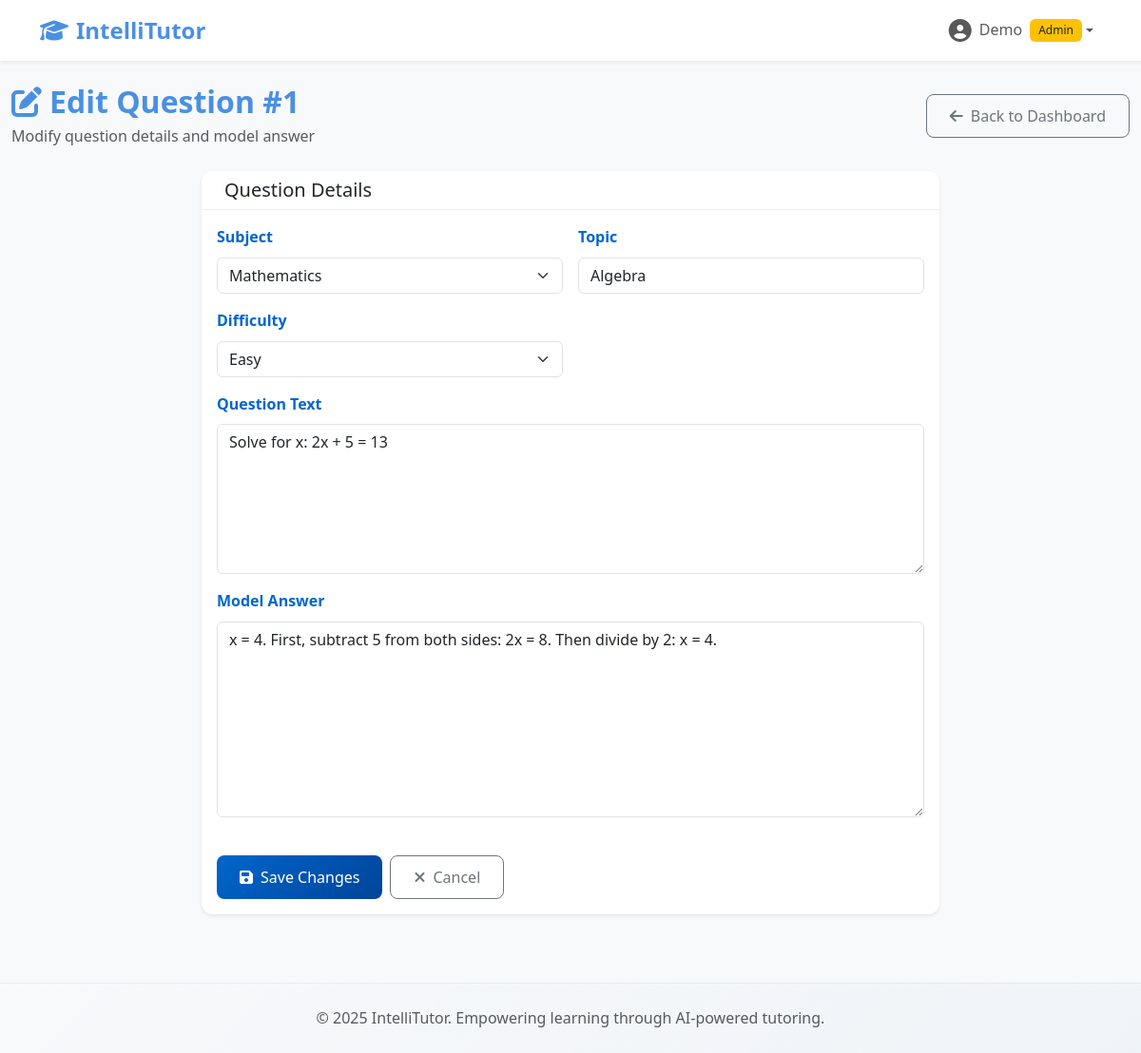
Page /admin/question/1/edit (signed in) on the committed database.
### models.py (models this page shows, shortened)
class User(UserMixin, db.Model):
    __tablename__ = 'users'
    id = db.Column(db.Integer, primary_key=True)
    username = db.Column(db.String(80), unique=True, nullable=False)
    email = db.Column(db.String(120), unique=True, nullable=False)
    password_hash = db.Column(db.String(256), nullable=False)
    first_name = db.Column(db.String(50), nullable=True)
    last_name = db.Column(db.String(50), nullable=True)
    role = db.Column(db.String(20), default='student')  # 'student' or 'admin'
    questions_attempted = db.Column(db.Integer, default=0)
    questions_correct = db.Column(db.Integer, default=0)
    total_score = db.Column(db.Integer, default=0)
    badges = db.Column(db.Integer, default=0)
    created_at = db.Column(db.DateTime, default=datetime.now)
    updated_at = db.Column(db.DateTime, default=datetime.now, onupdate=datetime.now)

class Question(db.Model):
    __tablename__ = 'questions'
    id = db.Column(db.Integer, primary_key=True)
    subject = db.Column(db.String(100), nullable=False)
    topic = db.Column(db.String(100), nullable=False)
    question_text = db.Column(db.Text, nullable=False)
    model_answer = db.Column(db.Text, nullable=False)
    difficulty = db.Column(db.String(20), default='medium')  # easy, medium, hard
    created_at = db.Column(db.DateTime, default=datetime.now)

### routes.py (the view, shortened to what this page needs)
@app.route('/admin/question/<int:question_id>/edit', methods=['GET', 'POST'])
@require_admin
def edit_question(question_id):
    question = Question.query.get_or_404(question_id)
    return render_template('admin_edit_question.html',
                         question=question,
                         subjects=get_all_subjects_from_db())

### auth.py (called while the page is built)
@login_manager.user_loader
def load_user(user_id):
    return User.query.get(int(user_id))

def require_admin(f):
    @wraps(f)
    def decorated_function(*args, **kwargs):
        if not current_user.is_authenticated:
            return redirect(url_for('auth.login', next=request.url))
        if current_user.role != 'admin':
            flash('Access denied. Admin privileges required.', 'error')
            return redirect(url_for('student_dashboard'))
        return f(*args, **kwargs)
    return decorated_function

### routes.py (called while the page is built)
def get_all_subjects_from_db():
    db_subjects = db.session.query(Question.subject).distinct().all()
    if db_subjects:
        subjects = [s[0] for s in db_subjects]
        return subjects
    else:
        return get_all_subjects()

@app.before_request
def make_session_permanent():
    session.permanent = True

### templates/admin_edit_question.html (shortened to what this page needs)
{% extends "base.html" %}
{% block content %}
<div class="container-fluid py-4">
    <div class="row mb-4">
        <div class="col-12">
            <div class="d-flex justify-content-between align-items-center">
                <div>
                    <h2 class="fw-bold text-primary mb-1">
                        <i class="fas fa-edit me-2"></i>Edit Question #{{ question.id }}
                    </h2>
                    <p class="text-muted mb-0">Modify question details and model answer</p>
                </div>
                <div>
                    <a href="{{ url_for('admin_dashboard') }}" class="btn btn-outline-secondary">
                        <i class="fas fa-arrow-left me-2"></i>Back to Dashboard
                    </a>
                </div>
            </div>
        </div>
    </div>
    <div class="row">
        <div class="col-lg-8 mx-auto">
            <div class="card shadow-sm">
                <div class="card-header bg-white">
                    <h5 class="card-title mb-0">
                        Question Details
                    </h5>
                </div>
                <div class="card-body">
                    <form method="POST">
                        <div class="row g-3">
                            <div class="col-md-6">
                                <label for="subject" class="form-label fw-semibold">Subject</label>
                                <select class="form-select" id="subject" name="subject" required>
                                    {% for subj in subjects %}
                                    <option value="{{ subj }}" {% if subj == question.subject %}selected{% endif %}>{{ subj }}</option>
                                    {% endfor %}
                                </select>
                            </div>
                            <div class="col-md-6">
                                <label for="topic" class="form-label fw-semibold">Topic</label>
                                <input type="text" class="form-control" id="topic" name="topic"
                                       value="{{ question.topic }}" required>
                            </div>
                            <div class="col-md-6">
                                <label for="difficulty" class="form-label fw-semibold">Difficulty</label>
                                <select class="form-select" id="difficulty" name="difficulty" required>
                                    <option value="easy" {% if question.difficulty == 'easy' %}selected{% endif %}>Easy</option>
                                </select>
                            </div>
                            <div class="col-12">
                                <label for="question_text" class="form-label fw-semibold">Question Text</label>
                                <textarea class="form-control" id="question_text" name="question_text"
                                          rows="6" required>{{ question.question_text }}</textarea>
                            </div>
                            <div class="col-12">
                                <label for="model_answer" class="form-label fw-semibold">Model Answer</label>
                                <textarea class="form-control" id="model_answer" name="model_answer"
                                          rows="8" required>{{ question.model_answer }}</textarea>
                            </div>
                            <div class="col-12">
                                <div class="d-flex gap-2 mt-4">
                                    <button type="submit" class="btn btn-primary">
                                        <i class="fas fa-save me-2"></i>Save Changes
                                    </button>
                                    <a href="{{ url_for('admin_dashboard') }}" class="btn btn-outline-secondary">
                                        <i class="fas fa-times me-2"></i>Cancel
                                    </a>
                                </div>
                            </div>
                        </div>
                    </form>
                </div>
            </div>
        </div>
    </div>
</div>
{% endblock %}

### templates/base.html (shortened to what this page needs)
<!DOCTYPE html>
<html lang="en">
<head>
    <link href="https://cdn.jsdelivr.net/npm/bootstrap@5.3.0/dist/css/bootstrap.min.css" rel="stylesheet">
    <link href="https://cdnjs.cloudflare.com/ajax/libs/font-awesome/6.4.0/css/all.min.css" rel="stylesheet">
    <link href="{{ url_for('static', filename='css/style.css') }}" rel="stylesheet">
</head>
<body>
    <nav class="navbar navbar-expand-lg navbar-light bg-white shadow-sm">
        <div class="container">
            <a class="navbar-brand fw-bold text-primary" href="{{ url_for('index') }}">
                <i class="fas fa-graduation-cap me-2"></i>IntelliTutor
            </a>
            <div class="collapse navbar-collapse" id="navbarNav">
                <ul class="navbar-nav ms-auto">
                    {% if current_user.is_authenticated %}
                        <li class="nav-item dropdown">
                            <a class="nav-link dropdown-toggle d-flex align-items-center" href="#" id="navbarDropdown" role="button" data-bs-toggle="dropdown">
                                <i class="fas fa-user-circle me-2 fs-4"></i>
                                {{ current_user.first_name or current_user.username or 'User' }}
                                {% if current_user.role == 'admin' %}
                                    <span class="badge bg-warning text-dark ms-2">Admin</span>
                                {% endif %}
                            </a>
                        </li>
                    {% else %}
                        <li class="nav-item">
                            <a class="btn btn-primary" href="{{ url_for('auth.login') }}">
                                <i class="fas fa-sign-in-alt me-2"></i>Login
                            </a>
                        </li>
                    {% endif %}
                </ul>
            </div>
        </div>
    </nav>
    <main>
        {% block content %}{% endblock %}
    </main>
    <footer class="bg-light text-center py-4 mt-5">
        <div class="container">
            <p class="text-muted mb-0">
                &copy; 2025 IntelliTutor. Empowering learning through AI-powered tutoring.
            </p>
        </div>
    </footer>
</body>
</html>

### static/css/style.css (style rules this page uses)
:root { --primary-color: #4A90E2; --primary-dark: #357ABD; --primary-light: #7DB1F0; --accent-color: #FFA726; --success-color: #66BB6A; --warning-color: #FFCA28; --danger-color: #EF5350; --info-color: #42A5F5; --light-color: #F8F9FA; --dark-color: #343A40; --secondary-color: #6C757D; --sky-blue-gradient: linear-gradient(135deg, #4A90E2 0%, #7DB1F0 100%); --sky-blue-light: rgba(74, 144, 226, 0.1); }
.btn-primary { background-color: var(--primary-color); border-color: var(--primary-color); }
.text-primary { color: var(--primary-color) !important; }
body { font-family: 'Segoe UI', Tahoma, Geneva, Verdana, sans-serif; background-color: #f8f9fa; color: #333; line-height: 1.6; }
.navbar-brand { font-size: 1.5rem; font-weight: 700; }
.navbar { box-shadow: 0 2px 4px rgba(0,0,0,0.1); }
.btn { border-radius: 0.5rem; font-weight: 500; transition: all 0.3s ease; }
.card { border: none; border-radius: 1rem; overflow: hidden; }
.card-header { border-bottom: 1px solid rgba(74, 144, 226, 0.1); font-weight: 600; }
.badge { font-weight: 500; padding: 0.5em 0.75em; }
footer { background: linear-gradient(135deg, #f8f9fa 0%, rgba(74, 144, 226, 0.05) 100%) !important; border-top: 1px solid rgba(74, 144, 226, 0.1); }

### templates/admin_edit_question.html (style rules this page uses)
.form-label { color: #0066cc; }
.card { border: none; border-radius: 12px; }
.card-header { border-radius: 12px 12px 0 0 !important; border-bottom: 1px solid #e3f2fd; }
.btn-primary { background: linear-gradient(135deg, #0066cc, #004499); border: none; border-radius: 8px; padding: 10px 24px; font-weight: 500; }
.btn-outline-secondary { border-color: #6c757d; color: #6c757d; border-radius: 8px; padding: 10px 24px; font-weight: 500; }

### rows in the picture
User: first_name "Demo"
Question: id "1", subject "Mathematics", topic "Algebra", difficulty "Easy", question_text "Solve for x: 2x + 5 = 13", model_answer "x = 4. First, subtract 5 from both sides: 2x = 8. Then divide by 2: x = 4."
